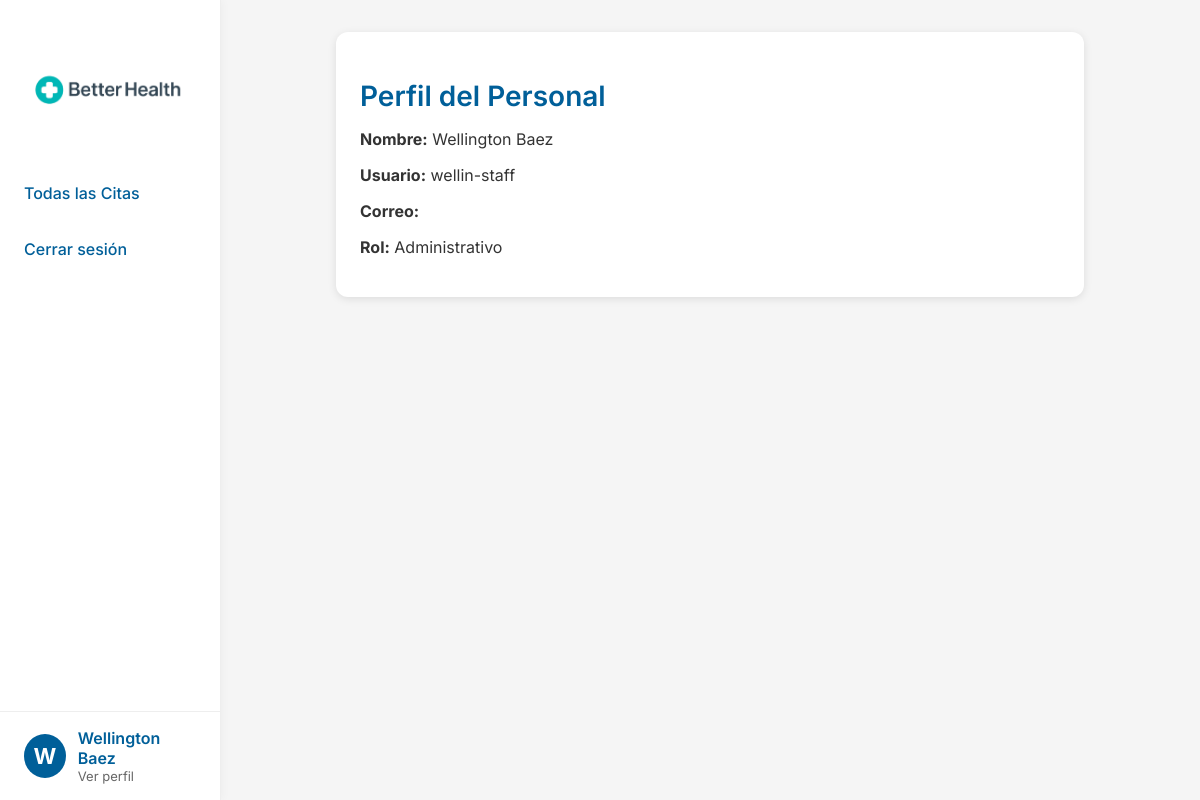
Screenshot of /staff/profile/ (signed in) with the database file from the repository.
### betterhealth/models.py (models this page shows, shortened)
class StaffProfile(models.Model):
    ROLES = [
        ('admin', 'Administrativo'),
        ('finanzas', 'Finanzas'),
    ]
    user = models.OneToOneField(User, on_delete=models.CASCADE)
    role = models.CharField(max_length=20, choices=ROLES)
    name = models.CharField(max_length=100)
    profile_picture = models.ImageField(upload_to='staff_profiles/', null=True, blank=True)
    dni = models.CharField(
        max_length=9,
        blank=True,
        null=True,
        validators=[dni_validator]
    )

### betterhealth/views.py (the view)
# urls.py: path('staff/profile/', views.staff_profile_view, name='staff_profile'),
@login_required
def staff_profile_view(request):
    staff = StaffProfile.objects.get(user=request.user)
    return render(request, 'staff_profile.html', {'staff': staff})

### betterhealth/templates/staff_profile.html (shortened to what this page needs)
{% extends 'staff/base_admin.html' %}
{% block content %}
<div style="max-width: 700px; margin: auto; background-color: #FFFFFF; padding: 24px; border-radius: 12px; box-shadow: 0 2px 8px rgba(0,0,0,0.1);">
    <h2 style="font-size: 28px; font-weight: 600; color: #005F99; margin-bottom: 16px;">Perfil del Personal</h2>
    <p><strong>Nombre:</strong> {{ staff.name }}</p>
    <p><strong>Usuario:</strong> {{ staff.user.username }}</p>
    <p><strong>Correo:</strong> {{ staff.user.email }}</p>
    <p><strong>Rol:</strong> {{ staff.get_role_display }}</p>
</div>
{% endblock %}

### betterhealth/templates/staff/base_admin.html (shortened to what this page needs)
<!DOCTYPE html>
<html lang="es">
<head>
    {% load static %}
    <link rel="stylesheet" href="{% static 'css/admin.css' %}">
</head>
<body>
    <div class="admin-container">
        <aside class="sidebar">
            <div>
                <div class="sidebar-logo" style="display: flex; justify-content: center; align-items: center; margin: 32px 0;">
                    <img src="{% static 'logo.png' %}" alt="Better Health Logo" style="max-width: 200px; width: 100%; height: auto; display: block;">
                </div>
                <nav>
                    <ul>
                        <li><a href="{% url 'panel_administrativo' %}">Todas las Citas</a></li>
                        <li><a href="{% url 'logout' %}">Cerrar sesión</a></li>
                    </ul>
                </nav>
            </div>
            <div class="sidebar-profile">
                <a href="{% url 'staff_profile' %}">
                    {% if request.user.staffprofile.profile_picture %}
                        <img src="{{ request.user.staffprofile.profile_picture.url }}" alt="Foto de perfil">
                    {% else %}
                        <div style="width: 44px; height: 44px; border-radius: 50%; background: #005F99; color: #fff; display: flex; align-items: center; justify-content: center; font-size: 22px; font-weight: bold;">
                            {{ request.user.staffprofile.name|first }}
                        </div>
                    {% endif %}
                    <div>
                        <div style="font-weight: 600; color: #005F99;">{{ request.user.staffprofile.name }}</div>
                        <div style="font-size: 13px; color: #666;">Ver perfil</div>
                    </div>
                </a>
            </div>
        </aside>
        <main class="main-content">
            {% block content %}
            {% endblock %}
        </main>
    </div>
</body>
</html>

### betterhealth/static/css/admin.css (style rules this page uses)
:root { --primary: #005F99; --success: #4CAF50; --gray-light: #F5F5F5; --gray-dark: #333333; --error: #D32F2F; --white: #ffffff; --light-blue: #EBF5FF; --primary-dark: #2980b9; --primary-rgb: 52, 152, 219; }
body { margin: 0; font-family: 'Inter', 'Open Sans', 'Segoe UI', sans-serif; background: var(--gray-light); color: var(--gray-dark); }
.admin-container { display: flex; min-height: 100vh; margin-left: 220px; }
.sidebar { position: fixed; top: 0; left: 0; height: 100vh; width: 220px; display: flex; flex-direction: column; justify-content: space-between; background: var(--white); border-right: 1px solid #eee; box-shadow: 2px 0 8px rgba(0,0,0,0.03); padding: 0; z-index: 100; }
.sidebar nav ul { list-style: none; padding: 0; }
.sidebar nav ul li { margin: 16px 0; }
.sidebar nav ul li a { color: var(--primary); text-decoration: none; font-weight: 500; padding: 10px 24px; display: block; border-radius: 8px; transition: background 0.2s; }
.main-content { flex: 1; padding: 32px; background: var(--gray-light); }
.sidebar-profile { margin-top: auto; padding: 16px 0 16px 0; border-top: 1px solid #eee; background: var(--white); }
.sidebar-logo img { max-width: 120px; width: 70%; height: auto; display: block; margin: 0 auto; }
.sidebar-profile a { display: flex; align-items: center; gap: 12px; text-decoration: none; padding: 0 24px; }

### rows the page displays
StaffProfile: name "Wellington Baez", user.username "wellin-staff", role "Administrativo"

### other values shown
{{ request.user.staffprofile.name|first }} "W"
{{ request.user.staffprofile.name }} "Wellington Baez"
